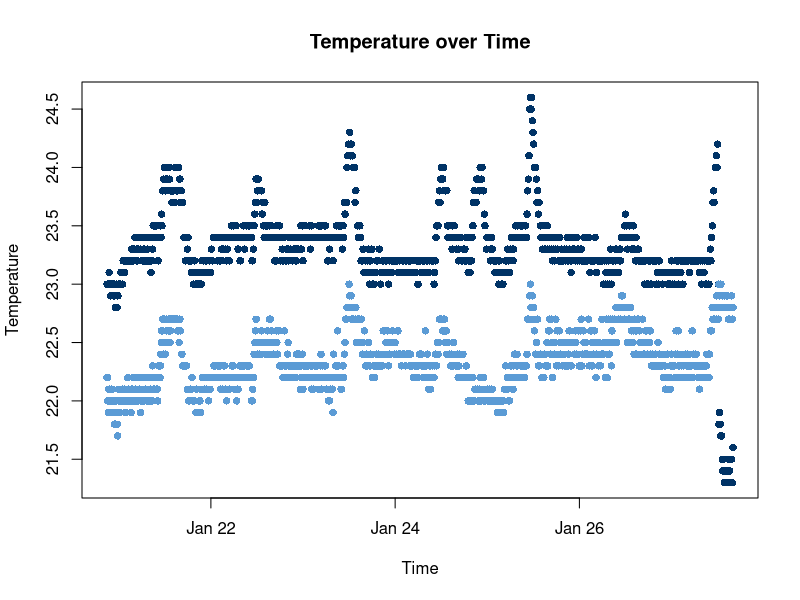
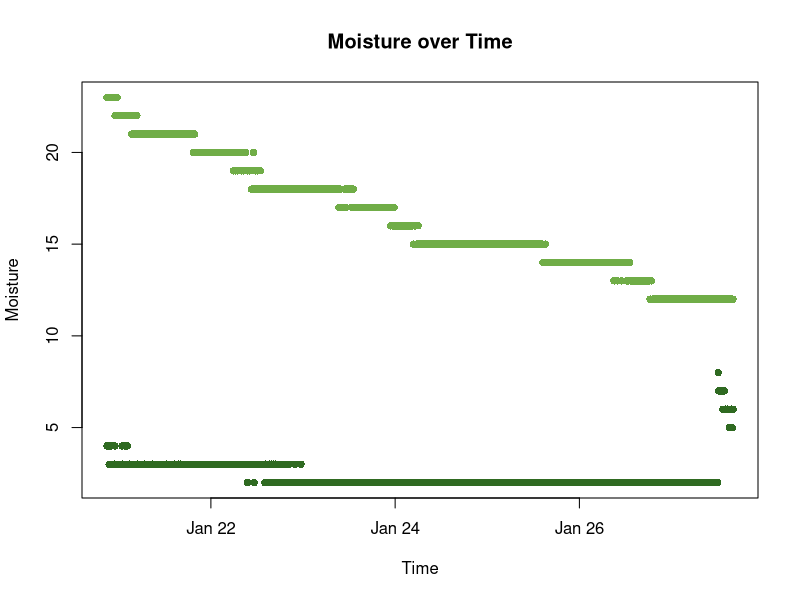
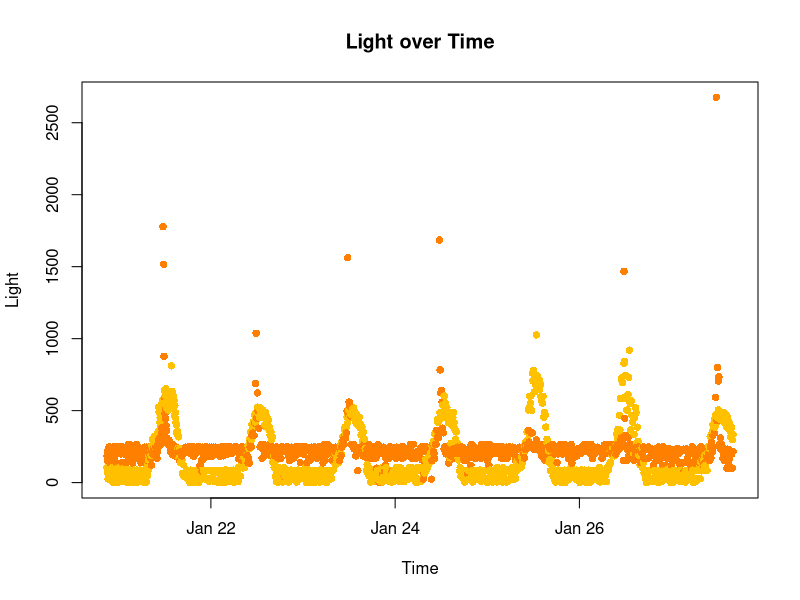
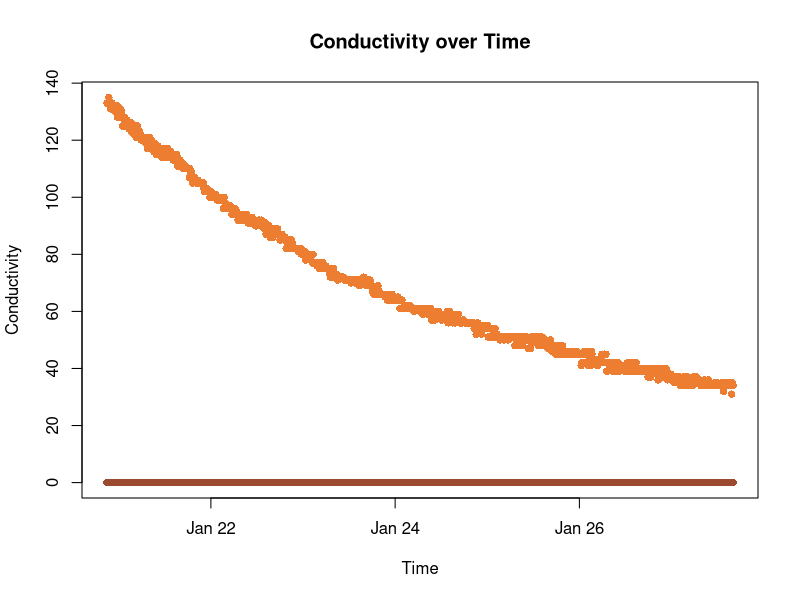
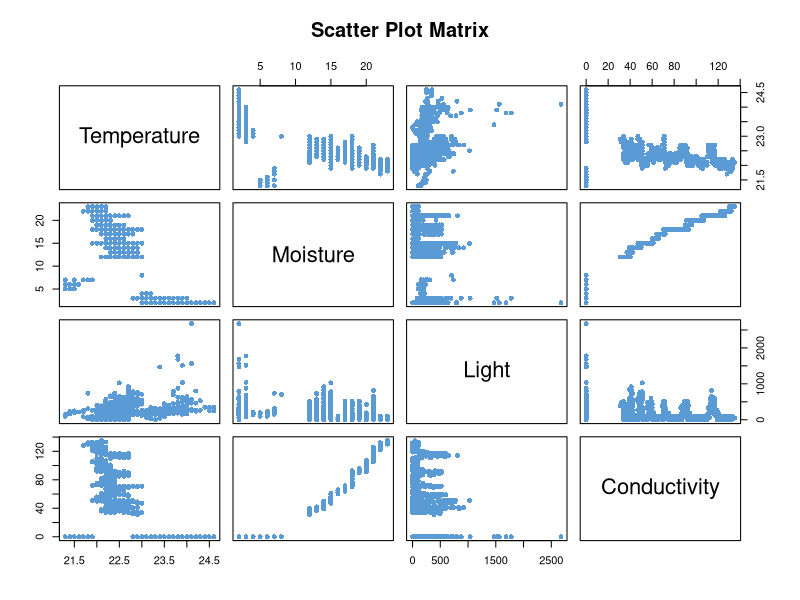
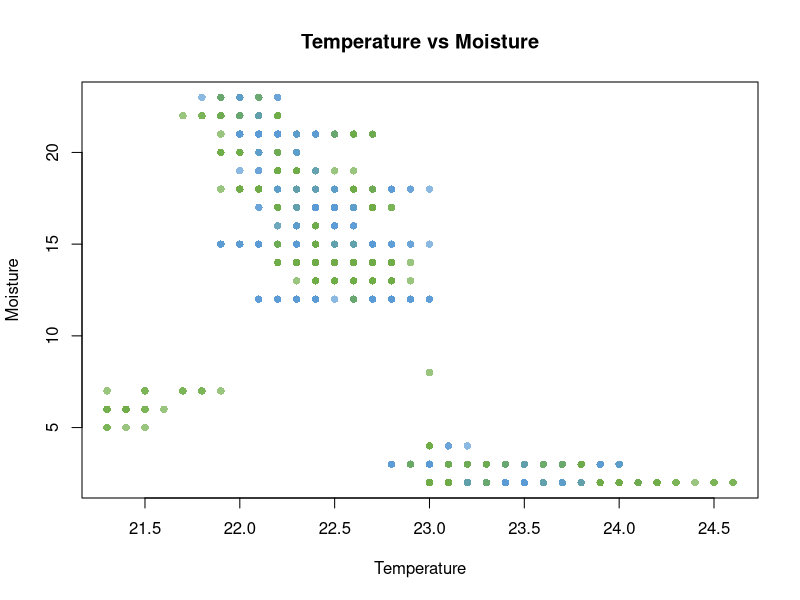
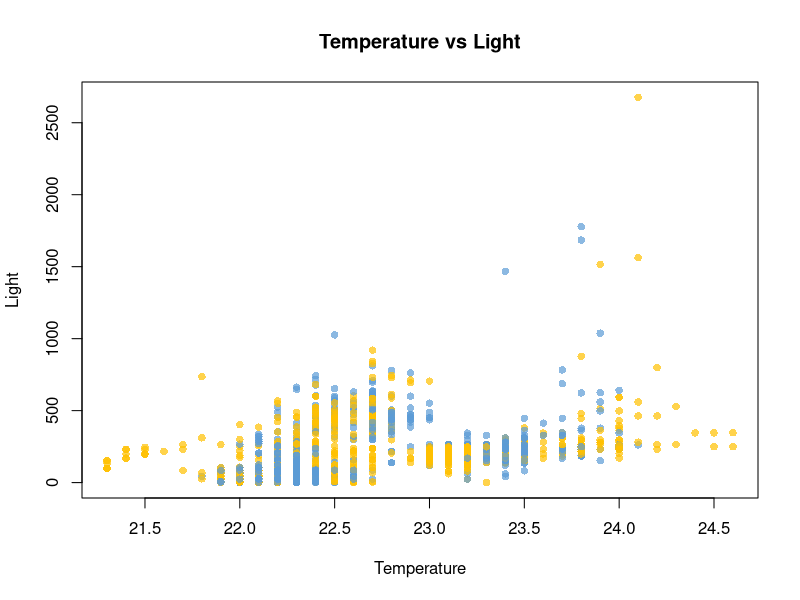
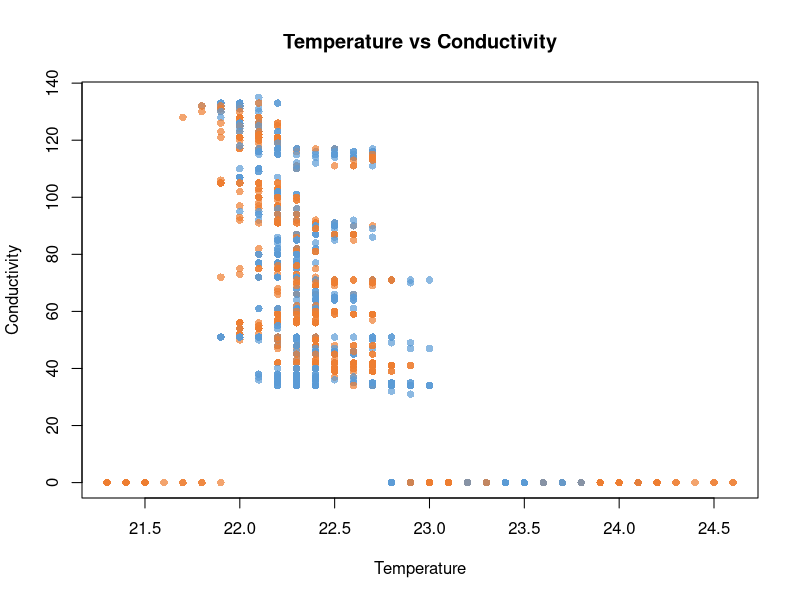

Write the R code that produced these figures, in order.
## ---- chunk 1
knitr::opts_chunk$set(echo = TRUE)
## ---- chunk 2
suppressPackageStartupMessages(library(dplyr))

# Read the latest exported data from main.py
# Location is tentative
agt_data <- read.csv("data/AGT-EXPORT-2025-01-27.csv")

# Convert Timestamp to POSIXct for proper datetime comparison
agt_data$Timestamp <- as.POSIXct(agt_data$Timestamp, format = "%Y-%m-%d %H:%M:%S")

# Create shortened MAC addresses (last 5 characters)
agt_data$ShortMAC <- substr(agt_data$MAC, nchar(agt_data$MAC) - 4, nchar(agt_data$MAC))

# Get the latest reading for each MAC address
latest_readings <- agt_data %>%
  group_by(ShortMAC) %>%
  slice(which.max(Timestamp)) %>%
  select(ShortMAC, Timestamp, Temperature, Moisture, Light, Conductivity) %>%
  arrange(ShortMAC)

# Display the results
print(latest_readings)
## ---- chunk 3

# Convert Timestamp to POSIXct format in R
agt_data$Timestamp <- as.POSIXct(agt_data$Timestamp, format = "%Y-%m-%d %H:%M:%S")

# Assign different shades for each MAC address within a color range
temperature_colors <- colorRampPalette(c("#5B9BD5", "#003366"))(length(unique(agt_data$ShortMAC)))  # Shades of blue
moisture_colors <- colorRampPalette(c("#70AD47", "#2F6A21"))(length(unique(agt_data$ShortMAC)))     # Shades of green
light_colors <- colorRampPalette(c("#FFC000", "#FF7F00"))(length(unique(agt_data$ShortMAC)))        # Shades of yellow-orange
conductivity_colors <- colorRampPalette(c("#ED7D31", "#9C4A2F"))(length(unique(agt_data$ShortMAC))) # Shades of orange

# Create a color map based on ShortMAC for each variable
color_map_temperature <- setNames(temperature_colors, unique(agt_data$ShortMAC))
color_map_moisture <- setNames(moisture_colors, unique(agt_data$ShortMAC))
color_map_light <- setNames(light_colors, unique(agt_data$ShortMAC))
color_map_conductivity <- setNames(conductivity_colors, unique(agt_data$ShortMAC))

# Plot Temperature over Time with different shades for each MAC address
plot(agt_data$Timestamp, agt_data$Temperature,
     col = color_map_temperature[agt_data$ShortMAC],  # Color by MAC address
     xlab = "Time",
     ylab = "Temperature",
     main = "Temperature over Time",
     pch = 16)

# Plot Moisture over Time with different shades for each MAC address
plot(agt_data$Timestamp, agt_data$Moisture,
     col = color_map_moisture[agt_data$ShortMAC],  # Color by MAC address
     xlab = "Time",
     ylab = "Moisture",
     main = "Moisture over Time",
     pch = 16)

# Plot Light over Time with different shades for each MAC address
plot(agt_data$Timestamp, agt_data$Light,
     col = color_map_light[agt_data$ShortMAC],  # Color by MAC address
     xlab = "Time",
     ylab = "Light",
     main = "Light over Time",
     pch = 16)

# Plot Conductivity over Time with different shades for each MAC address
plot(agt_data$Timestamp, agt_data$Conductivity,
     col = color_map_conductivity[agt_data$ShortMAC],  # Color by MAC address
     xlab = "Time",
     ylab = "Conductivity",
     main = "Conductivity over Time",
     pch = 16)

## ---- chunk 4
  Temperature <- c(agt_data$Temperature)
  Moisture <- c(agt_data$Moisture)
  Light <- c(agt_data$Light)
  Conductivity <- c(agt_data$Conductivity)
  
  matrix_data <- data.frame(Temperature, Moisture, Light, Conductivity)  
  print("Covariance Matrix")
  cov_matrix <- cov(matrix_data)
  cov_matrix
  
  print("Correlation Matrix")
  cor_matrix <- cor(matrix_data)
  cor_matrix
## ---- chunk 5

# Define the color palette
colors <- c(
    temperature = "#5B9BD5",  # Soft blue
    moisture = "#70AD47",     # Sage green
    light = "#FFC000",        # Warm yellow
    conductivity = "#ED7D31"  # Muted orange
)

# Assuming agt_data is your data frame
pairs(agt_data[, c("Temperature", "Moisture", "Light", "Conductivity")],
      col = colors["temperature"],  
      pch = 16,          
      main = "Scatter Plot Matrix")

# Plot Temperature vs Moisture
plot(agt_data$Temperature, agt_data$Moisture,
     col = adjustcolor(colors[c("temperature", "moisture")], alpha=0.7),
     xlab = "Temperature",
     ylab = "Moisture",
     main = "Temperature vs Moisture",
     pch = 16)

# Plot Temperature vs Light
plot(agt_data$Temperature, agt_data$Light,
     col = adjustcolor(colors[c("temperature", "light")], alpha=0.7),
     xlab = "Temperature",
     ylab = "Light",
     main = "Temperature vs Light",
     pch = 16)

# Plot Temperature vs Conductivity
plot(agt_data$Temperature, agt_data$Conductivity,
     col = adjustcolor(colors[c("temperature", "conductivity")], alpha=0.7),
     xlab = "Temperature",
     ylab = "Conductivity",
     main = "Temperature vs Conductivity",
     pch = 16)

# Plot Moisture vs Light
plot(agt_data$Moisture, agt_data$Light,
     col = adjustcolor(colors[c("moisture", "light")], alpha=0.7),
     xlab = "Moisture",
     ylab = "Light",
     main = "Moisture vs Light",
     pch = 16)

# Plot Moisture vs Conductivity
plot(agt_data$Moisture, agt_data$Conductivity,
     col = adjustcolor(colors[c("moisture", "conductivity")], alpha=0.7),
     xlab = "Moisture",
     ylab = "Conductivity",
     main = "Moisture vs Conductivity",
     pch = 16)

# Plot Light vs Conductivity
plot(agt_data$Moisture, agt_data$Temperature,
     col = adjustcolor(colors[c("moisture", "temperature")], alpha=0.7),
     xlab = "Moisture",
     ylab = "Temperature",
     main = "Moisture vs Temperature",
     pch = 16)

# Plot Moisture vs Light
plot(agt_data$Light, agt_data$Moisture,
     col = adjustcolor(colors[c("moisture", "light")], alpha=0.7),
     xlab = "Moisture",
     ylab = "Light",
     main = "Moisture vs Light",
     pch = 16)

# Plot Moisture vs Conductivity
plot(agt_data$Light, agt_data$Conductivity,
     col = adjustcolor(colors[c("moisture", "conductivity")], alpha=0.7),
     xlab = "Moisture",
     ylab = "Conductivity",
     main = "Moisture vs Conductivity",
     pch = 16)

# Plot Light vs Conductivity
plot(agt_data$Light, agt_data$Temperature,
     col = adjustcolor(colors[c("moisture", "temperature")], alpha=0.7),
     xlab = "Moisture",
     ylab = "Temperature",
     main = "Moisture vs Temperature",
     pch = 16)

# Plot Moisture vs Light
plot(agt_data$Conductivity, agt_data$Moisture,
     col = adjustcolor(colors[c("moisture", "light")], alpha=0.7),
     xlab = "Moisture",
     ylab = "Light",
     main = "Moisture vs Light",
     pch = 16)

# Plot Moisture vs Conductivity
plot(agt_data$Conductivity, agt_data$Light,
     col = adjustcolor(colors[c("moisture", "conductivity")], alpha=0.7),
     xlab = "Moisture",
     ylab = "Conductivity",
     main = "Moisture vs Conductivity",
     pch = 16)

# Plot Light vs Conductivity
plot(agt_data$Conductivity, agt_data$Temperature,
     col = adjustcolor(colors[c("moisture", "temperature")], alpha=0.7),
     xlab = "Moisture",
     ylab = "Temperature",
     main = "Moisture vs Temperature",
     pch = 16)

## ---- chunk 6

# Load required library
library(ggplot2)

# Select the relevant variables for correlation
matrix_data <- agt_data[, c("Temperature", "Moisture", "Light", "Conductivity")]

# Calculate the correlation matrix
cor_matrix <- cor(matrix_data, use = "complete.obs")

# Convert the correlation matrix into a format suitable for ggplot
cor_data <- as.data.frame(as.table(cor_matrix))
colnames(cor_data) <- c("Variable1", "Variable2", "Correlation")

# Create the heatmap using ggplot2
ggplot(cor_data, aes(x = Variable1, y = Variable2, fill = Correlation)) +
  geom_tile(color = "white") + # Heatmap tiles
  scale_fill_gradient2(low = "blue", high = "red", mid = "white", 
                       midpoint = 0, limit = c(-1, 1), 
                       name = "Correlation") + # Color scale
  theme_minimal() + # Clean theme
  theme(axis.text.x = element_text(angle = 45, vjust = 1, hjust = 1)) + # Rotate x-axis labels
  labs(title = "Heatmap of Variable Correlations", x = "Variables", y = "Variables")


